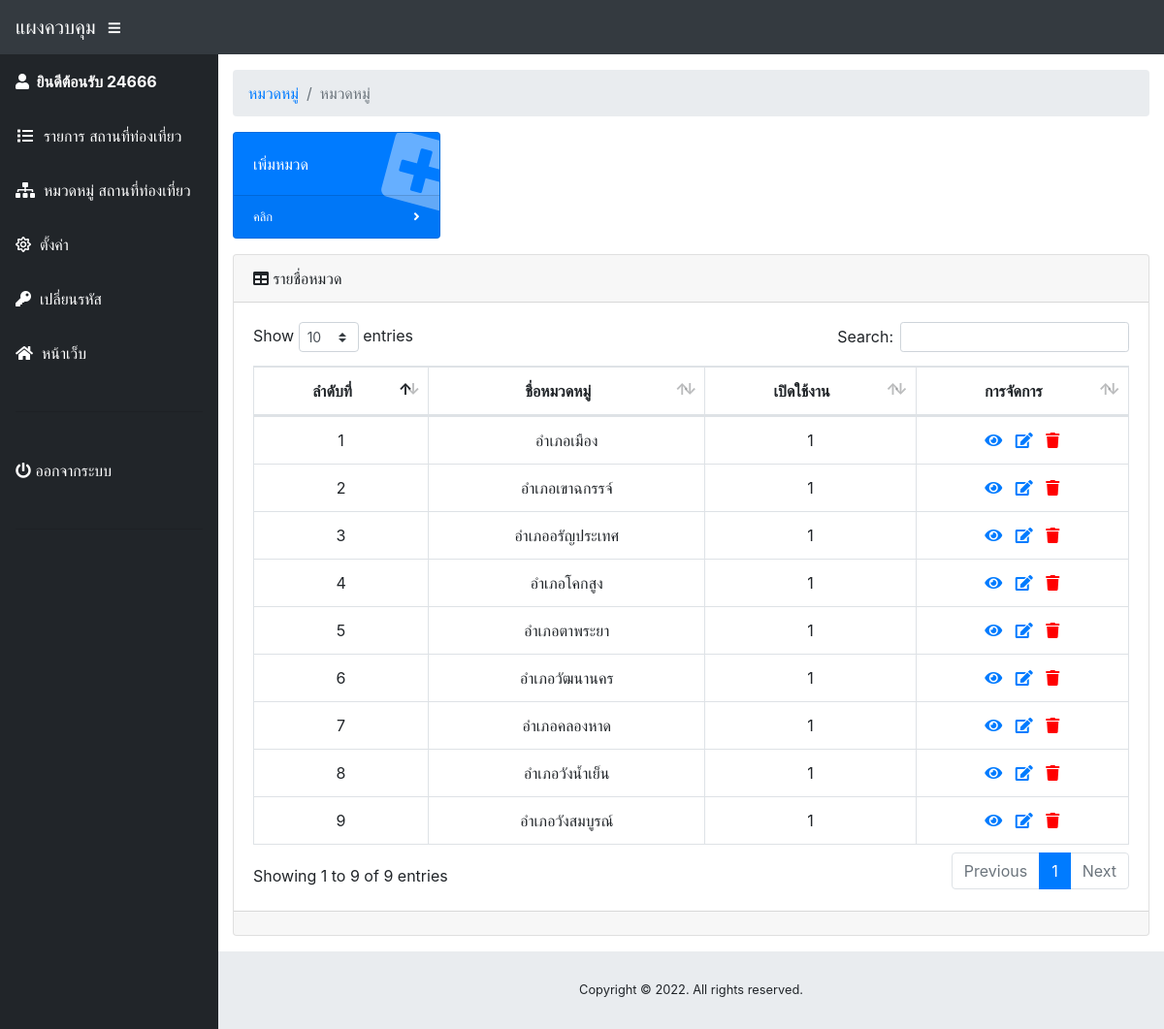
The app's page /admin/category.php (signed in) with its own data.
### tables this page shows
CREATE TABLE `category` (
  `no` int(11) NOT NULL,
  `name` varchar(250) NOT NULL,
  `enabled` int(10) NOT NULL DEFAULT 1
);

### admin/category.php (the view, shortened to what this page needs)
<?php
  include("../config.php");
  $sql_db = mysqli_query($sql_con, 'SELECT * FROM category ORDER BY no DESC');
?>
<!DOCTYPE html>
<html lang="en">
<head>
  <link href="vendor/fontawesome-free/css/all.min.css" rel="stylesheet" type="text/css">
  <link href="vendor/datatables/dataTables.bootstrap4.css" rel="stylesheet">
  <link href="css/sb-admin.css" rel="stylesheet">
</head>
<body id="page-top">
  <nav class="navbar navbar-expand navbar-dark bg-dark static-top">
    <a class="navbar-brand mr-1" href="index.php">แผงควบคุม</a>
    <button class="btn btn-link btn-sm text-white order-1 order-sm-0" id="sidebarToggle" href="#">
      <i class="fas fa-bars"></i>
    </button>
  </nav>
  <div id="wrapper">
    <?php require('menu.php'); ?>
    <div id="content-wrapper">
      <div class="container-fluid">
        <ol class="breadcrumb">
          <li class="breadcrumb-item">
            <a href="#">หมวดหมู่</a>
          </li>
          <li class="breadcrumb-item active">หมวดหมู่</li>
        </ol>
        <?php if(!isset($_GET["add_db"])) { ?>
        <div class="row">
          <div class="col-xl-3 col-sm-6 mb-3" id="db_add">
            <div class="card text-white bg-primary o-hidden h-100">
              <div class="card-body">
                <div class="card-body-icon">
                  <i class="fa fa-plus-square"></i>
                </div>
                <div class="mr-5">เพิ่มหมวด</div>
              </div>
              <a class="card-footer text-white clearfix small z-1" href="?add_db">
                <span class="float-left">คลิก</span>
                <span class="float-right">
                  <i class="fas fa-angle-right"></i>
                </span>
              </a>
            </div>
          </div>
        </div>
        <?php } ?>
		<?php
		if(!isset($_GET["edit"]) && !isset($_GET["add_db"]))
		{
		?>
        <div class="card mb-3" id="db_list">
          <div class="card-header">
            <i class="fas fa-table"></i>
            รายชื่อหมวด</div>
          <div class="card-body">
            <div class="table-responsive">
              <table class="table table-bordered" id="dataTable" width="100%" cellspacing="0">
                <thead>
                  <tr align="center">
                    <th>ลำดับที่</th>
                    <th>ชื่อหมวดหมู่</th>
                    <th>เปิดใช้งาน</th>
                    <th>การจัดการ</th>
                  </tr>
                </thead>
                <tbody>
                <?php while($row = mysqli_fetch_array($sql_db)){ ?>
                  <tr>
                    <td align="center"><?=$row["no"]?></td>
                    <td align="center"><?=$row["name"]?></td>
                    <td align="center"><?=$row["enabled"]?></td>
                    <td align="center">
                        <a href="../index.php?db=<?=$row["mid"]?>" target="_blank" title="ดูหน้าลิงค์"><i class="fa fa-eye"> </i></a>&nbsp;&nbsp;
						<a href="?edit=<?=$row["no"]?>" title="แก้ไข"><i class="fa fa-edit"> </i></a>&nbsp;&nbsp;
                        <a href="?del=<?=$row["no"]?>"  data-toggle="modal" data-target="#delModal<?=$row["no"]?>" style="color: red;" title="ลบ"><i class="fa fa-trash"></i></a>
                    </td>
                  </tr>
                <?php } ?>
                </tbody>
              </table>
            </div>
          </div>
          <div class="card-footer small text-muted"></div>
        </div>
		<?php } ?>
      </div>
      <footer class="sticky-footer">
        <div class="container my-auto">
          <div class="copyright text-center my-auto">
            <span>Copyright &copy; 2022. All rights reserved.</span>
          </div>
        </div>
      </footer>
    </div>
  </div>
</body>
</html>

### admin/menu.php
<ul class="sidebar navbar-nav">
      <li class="nav-item active">
        <b class="nav-link">
          <i class="fa fa-user"></i>&nbsp;
          <span>ยินดีต้อนรับ <?=$_SESSION["admin_user"]?></span><br>
        </b>
      </li>
      <li class="nav-item active">
        <a class="nav-link" href="index.php">
          <i class="fas fa-fw fa-list"></i>&nbsp;
          <span>รายการ สถานที่ท่องเที่ยว</span>
        </a>
      </li>
      <li class="nav-item active">
        <a class="nav-link" href="category.php">
          <i class="fas fa-sitemap"></i>&nbsp;
          <span>หมวดหมู่ สถานที่ท่องเที่ยว</span>
        </a>
      </li>
      <li class="nav-item active">
        <a class="nav-link" href="setting.php">
          <i class="far fa-sun"></i>&nbsp;
          <span>ตั้งค่า</span>
        </a>
      </li>
      <li class="nav-item active">
        <a class="nav-link" href="change_pw.php">
          <i class="fas fa-key"></i>&nbsp;
          <span>เปลี่ยนรหัส</span>
        </a>
      </li>
      <li class="nav-item active">
        <a class="nav-link" href="../" target="_blank">
          <i class="fa fa-home"></i>&nbsp;
          <span>หน้าเว็บ</span>
        </a>
      </li>
      <li class="nav-item active">
        <a class="nav-link" target="_blank">
          <span><hr></span>
        </a>
      </li>
	   <li class="nav-item active">
        <a class="nav-link" href="index.php?logout">
          <i class="fas fa-power-off"></i>
          <span>ออกจากระบบ</span>
        </a>
      </li>
      <li class="nav-item active">
        <a class="nav-link" target="_blank">
          <span><hr></span>
        </a>
      </li>
    </ul>

### records on screen
category: no "9", name "อำเภอวังสมบูรณ์", enabled "1"
category: no "8", name "อำเภอวังน้ำเย็น", enabled "1"
category: no "7", name "อำเภอคลองหาด", enabled "1"
category: no "6", name "อำเภอวัฒนานคร", enabled "1"
category: no "5", name "อำเภอตาพระยา", enabled "1"
category: no "4", name "อำเภอโคกสูง", enabled "1"
category: no "3", name "อำเภออรัญประเทศ", enabled "1"
category: no "2", name "อำเภอเขาฉกรรจ์", enabled "1"
category: no "1", name "อำเภอเมือง", enabled "1"

### other values on screen
$_SESSION["admin_user"] "24666"
